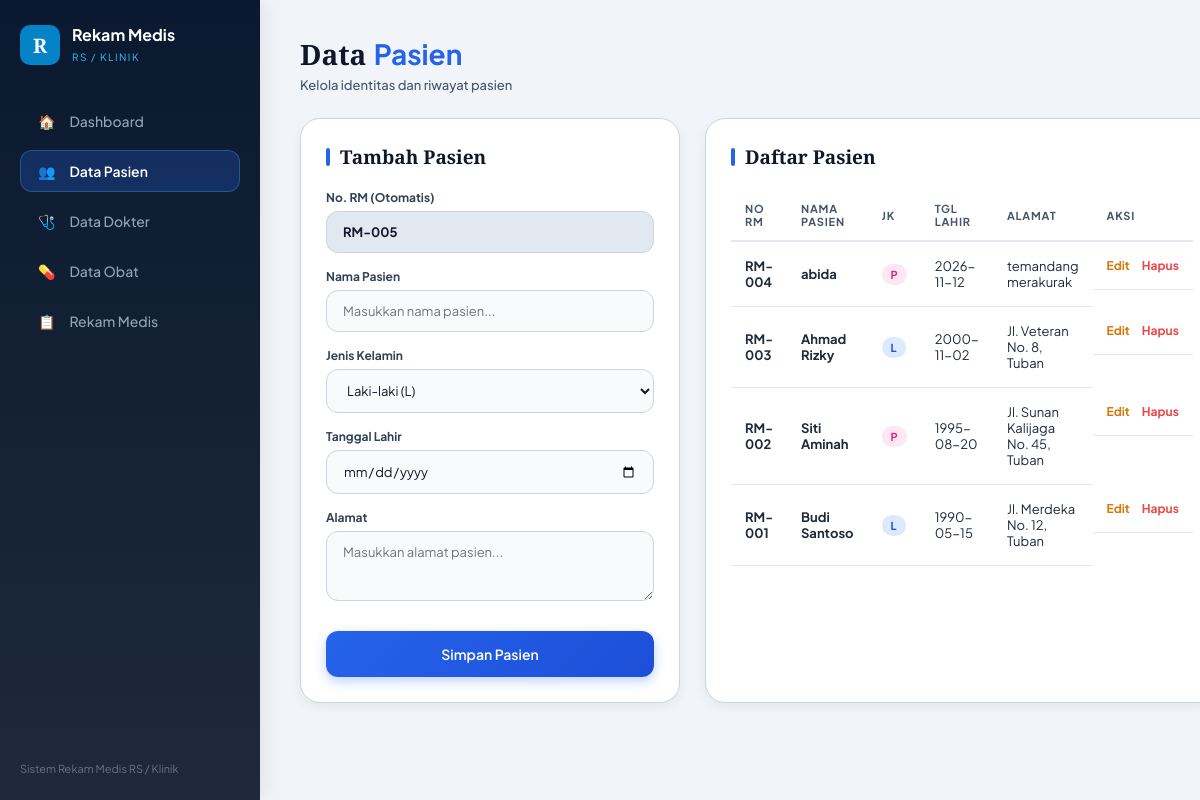
The app's page /pasien.php with its own data.
### tables this page shows
CREATE TABLE `pasien` (
  `id_pasien` int(11) NOT NULL AUTO_INCREMENT,
  `no_rm` varchar(20) NOT NULL,
  `nama_pasien` varchar(100) NOT NULL,
  `jenis_kelamin` enum('L','P') NOT NULL,
  `tanggal_lahir` date NOT NULL,
  `alamat` text NOT NULL,
  PRIMARY KEY (`id_pasien`)
);

### pasien.php (the view, shortened to what this page needs)
<?php
include 'koneksi.php';
$is_edit       = false;
$no_rm         = "";
$nama_pasien   = "";
$jenis_kelamin = "";
$tanggal_lahir = "";
$alamat        = "";
if (isset($_GET['edit'])) {
    $is_edit   = true;
    $id_pasien = $_GET['edit'];
    $data      = mysqli_fetch_assoc(mysqli_query($koneksi, "SELECT * FROM pasien WHERE id_pasien='$id_pasien'"));
    if ($data) {
        $no_rm         = $data['no_rm'];
        $nama_pasien   = $data['nama_pasien'];
        $jenis_kelamin = $data['jenis_kelamin'];
        $tanggal_lahir = $data['tanggal_lahir'];
        $alamat        = $data['alamat'];
    }
} else {
    $query_max = mysqli_query($koneksi, "SELECT MAX(no_rm) as max_code FROM pasien");
    $data_max  = mysqli_fetch_assoc($query_max);
    $last_code = $data_max['max_code'];
    $urutan = (int) substr($last_code, 3);
    $urutan++;
    $no_rm = "RM-" . sprintf("%03s", $urutan);
}
?>
<!DOCTYPE html>
<html lang="id">
<head>
    <link rel="stylesheet" href="style.css">
</head>
<body>
    <div class="sidebar">
        <div>
            <div class="brand">
                <div class="brand-logo">R</div>
                <div class="brand-text"><h2>Rekam Medis</h2><span>RS / KLINIK</span></div>
            </div>
            <div class="nav-menu">
                <a href="index.php" class="nav-item"><span>🏠</span> Dashboard</a>
                <a href="pasien.php" class="nav-item active"><span>👥</span> Data Pasien</a>
                <a href="dokter.php" class="nav-item"><span>🩺</span> Data Dokter</a>
                <a href="obat.php" class="nav-item"><span>💊</span> Data Obat</a>
                <a href="rekam_medis.php" class="nav-item"><span>📋</span> Rekam Medis</a>
            </div>
        </div>
        <div class="sidebar-footer">Sistem Rekam Medis RS / Klinik</div>
    </div>
    <div class="main-content">
        <div class="header-title">
            <div>
                <h1>Data <span>Pasien</span></h1>
                <p>Kelola identitas dan riwayat pasien</p>
            </div>
        </div>
        <div class="row-grid">
            <div class="panel">
                <h3 class="panel-title"><?= $is_edit ? "Edit Data Pasien" : "Tambah Pasien"; ?></h3>
                <form action="pasien.php" method="POST">
                    <div class="form-group">
                        <label>No. RM (Otomatis)</label>
                        <input type="text" name="no_rm" class="form-control" value="<?= $no_rm; ?>" readonly style="background-color: #e2e8f0; font-weight: bold; cursor: not-allowed;">
                    </div>
                    <div class="form-group">
                        <label>Nama Pasien</label>
                        <input type="text" name="nama_pasien" class="form-control" value="<?= $nama_pasien; ?>" required placeholder="Masukkan nama pasien...">
                    </div>
                    <div class="form-group">
                        <label>Jenis Kelamin</label>
                        <select name="jenis_kelamin" class="form-control" required>
                            <option value="L" <?= ($jenis_kelamin == 'L') ? 'selected' : ''; ?>>Laki-laki (L)</option>
                        </select>
                    </div>
                    <div class="form-group">
                        <label>Tanggal Lahir</label>
                        <input type="date" name="tanggal_lahir" class="form-control" value="<?= $tanggal_lahir; ?>" required>
                    </div>
                    <div class="form-group">
                        <label>Alamat</label>
                        <textarea name="alamat" class="form-control" required placeholder="Masukkan alamat pasien..."><?= $alamat; ?></textarea>
                    </div>
                    <button type="submit" name="simpan" class="btn-submit"><?= $is_edit ? "Update Pasien" : "Simpan Pasien"; ?></button>
                </form>
            </div>
            <div class="panel">
                <h3 class="panel-title">Daftar Pasien</h3>
                <div class="table-responsive">
                    <table>
                        <thead>
                            <tr>
                                <th>NO RM</th>
                                <th>NAMA PASIEN</th>
                                <th>JK</th>
                                <th>TGL LAHIR</th>
                                <th>ALAMAT</th>
                                <th>AKSI</th>
                            </tr>
                        </thead>
                        <tbody>
                            <?php
                            $data = mysqli_query($koneksi, "SELECT * FROM pasien ORDER BY id_pasien DESC");
                            while ($d = mysqli_fetch_assoc($data)) {
                            ?>
                            <tr>
                                <td><b><?= $d['no_rm']; ?></b></td>
                                <td><b><?= $d['nama_pasien']; ?></b></td>
                                <td><span class="badge-jk <?= ($d['jenis_kelamin']=='L') ? 'badge-l':'badge-p'; ?>"><?= $d['jenis_kelamin']; ?></span></td>
                                <td><?= $d['tanggal_lahir']; ?></td>
                                <td><?= $d['alamat']; ?></td>
                                <td class="action-links">
                                    <a href="pasien.php?edit=<?= $d['id_pasien']; ?>" class="btn-action-edit">Edit</a>
                                    <a href="javascript:void(0)" onclick="konfirmasiHapus('pasien.php?hapus=<?= $d['id_pasien']; ?>')" class="btn-action-delete">Hapus</a>
                                </td>
                            </tr>
                            <?php } ?>
                        </tbody>
                    </table>
                </div>
            </div>
        </div>
    </div>
</body>
</html>

### style.css (style rules this page uses)
* { box-sizing: border-box; margin: 0; padding: 0; font-family: 'Plus Jakarta Sans', sans-serif; }
body { background-color: #f1f5f9; color: #0f172a; display: flex; min-height: 100vh; }
.sidebar { width: 260px; background: linear-gradient(180deg, #0a192f 0%, #1e293b 100%); padding: 25px 20px; display: flex; flex-direction: column; justify-content: space-between; color: #f1f5f9; position: fixed; height: 100vh; left: 0; top: 0; box-shadow: 4px 0 20px rgba(0,0,0,0.08); z-index: 100; }
.brand { display: flex; align-items: center; gap: 12px; margin-bottom: 35px; }
.brand-logo { width: 40px; height: 40px; background: #0284c7; color: #ffffff; font-weight: 700; font-size: 20px; border-radius: 10px; display: flex; align-items: center; justify-content: center; font-family: 'Playfair Display', serif; }
.brand-text h2 { font-size: 16px; font-weight: 700; color: #ffffff; line-height: 1.2; }
.brand-text span { font-size: 10px; letter-spacing: 1.5px; color: #38bdf8; text-transform: uppercase; }
.nav-menu { display: flex; flex-direction: column; gap: 8px; }
.nav-item { display: flex; align-items: center; gap: 14px; padding: 12px 18px; color: #94a3b8; text-decoration: none; font-size: 14px; font-weight: 500; border-radius: 12px; transition: all 0.3s ease; }
.nav-item.active { background: rgba(37, 99, 235, 0.25); color: #ffffff; font-weight: 600; box-shadow: inset 0 0 0 1px rgba(56, 189, 248, 0.3); }
.sidebar-footer { font-size: 11px; color: #64748b; }
.main-content { margin-left: 260px; flex: 1; padding: 35px 40px; max-width: calc(100% - 260px); }
.header-title { margin-bottom: 25px; display: flex; justify-content: space-between; align-items: flex-start; }
.header-title h1 { font-family: 'Playfair Display', serif; font-size: 28px; color: #0f172a; font-weight: 700; }
.header-title h1 span { color: #2563eb; }
.header-title p { font-size: 13px; color: #475569; margin-top: 4px; font-weight: 500; }
.row-grid { display: grid; grid-template-columns: 380px 1fr; gap: 25px; }
.panel { background: #ffffff; padding: 25px; border-radius: 20px; box-shadow: 0 4px 12px rgba(15, 23, 42, 0.06); border: 1px solid #cbd5e1; }
.panel-title { font-family: 'Playfair Display', serif; font-size: 19px; color: #0f172a; margin-bottom: 20px; display: flex; align-items: center; gap: 10px; }
.panel-title::before { content: ''; width: 4px; height: 18px; background: #2563eb; border-radius: 2px; }
.form-group { margin-bottom: 16px; }
.form-group label { display: block; font-size: 12px; font-weight: 700; color: #334155; margin-bottom: 6px; }
.form-control { width: 100%; padding: 12px 16px; border: 1px solid #cbd5e1; background: #f8fafc; border-radius: 12px; font-size: 13px; color: #0f172a; outline: none; transition: all 0.3s; }
textarea.form-control { resize: vertical; min-height: 70px; }
.btn-submit { width: 100%; padding: 14px; background: linear-gradient(135deg, #2563eb 0%, #1d4ed8 100%); color: white; border: none; border-radius: 12px; font-weight: 600; font-size: 14px; cursor: pointer; box-shadow: 0 4px 12px rgba(37, 99, 235, 0.3); transition: all 0.3s; margin-top: 10px; }
.table-responsive { width: 100%; overflow-x: auto; }
table { width: 100%; border-collapse: collapse; }
table th { text-align: left; font-size: 11px; text-transform: uppercase; letter-spacing: 0.8px; color: #475569; padding: 12px 14px; border-bottom: 2px solid #e2e8f0; font-weight: 700; }
table td { padding: 16px 14px; font-size: 13px; border-bottom: 1px solid #e2e8f0; vertical-align: middle; color: #1e293b; }
.badge-jk { display: inline-block; padding: 4px 9px; border-radius: 50px; font-size: 11px; font-weight: 700; }
.badge-l { background: #dbeafe; color: #1d4ed8; }
.badge-p { background: #fce7f3; color: #db2777; }
.action-links { display: flex; gap: 12px; }
.btn-action-edit { color: #d97706; font-weight: 700; text-decoration: none; font-size: 12px; }
.btn-action-delete { color: #ef4444; font-weight: 700; text-decoration: none; font-size: 12px; }

### records on screen
pasien: no_rm "RM-004", nama_pasien "abida", jenis_kelamin "P", tanggal_lahir "2026-11-12", alamat "temandang merakurak"
pasien: no_rm "RM-003", nama_pasien "Ahmad Rizky", jenis_kelamin "L", tanggal_lahir "2000-11-02", alamat "Jl. Veteran No. 8, Tuban"
pasien: no_rm "RM-002", nama_pasien "Siti Aminah", jenis_kelamin "P", tanggal_lahir "1995-08-20", alamat "Jl. Sunan Kalijaga No. 45, Tuban"
pasien: no_rm "RM-001", nama_pasien "Budi Santoso", jenis_kelamin "L", tanggal_lahir "1990-05-15", alamat "Jl. Merdeka No. 12, Tuban"
